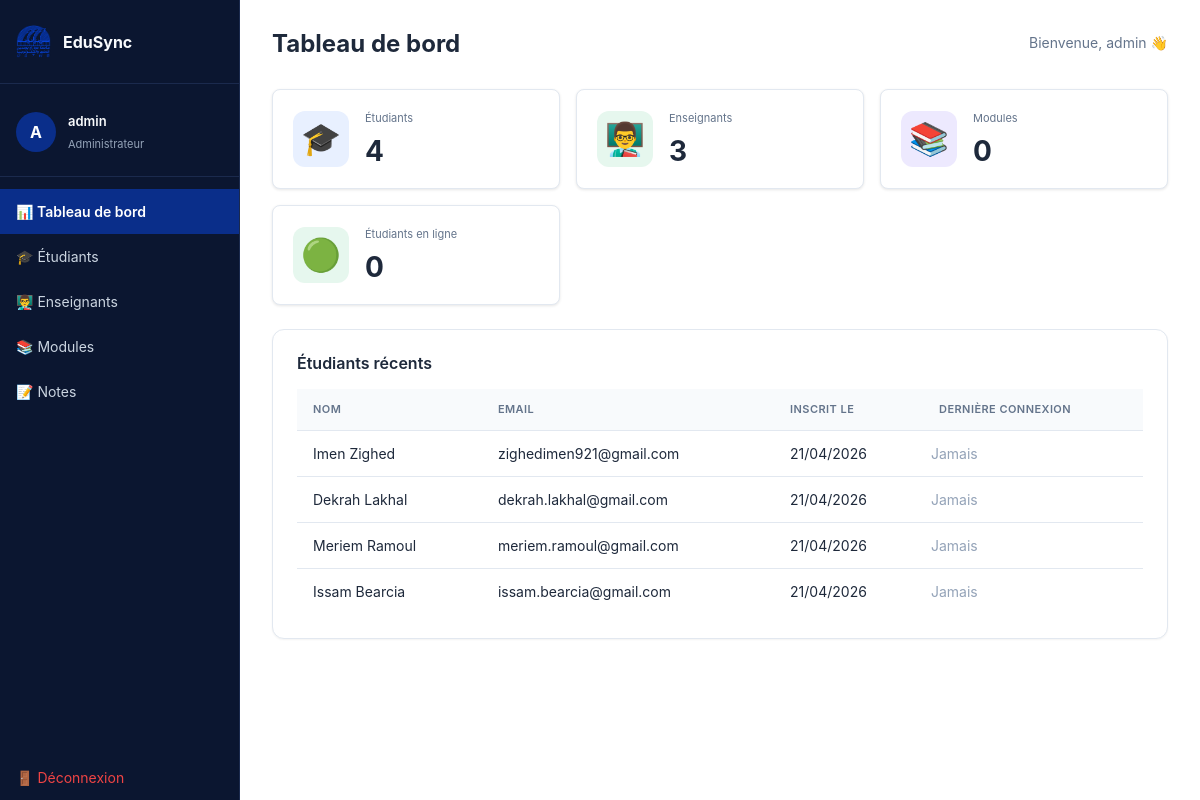
Screenshot of /admin/dashboard.php (signed in) with the database file from the repository.
### tables this page shows
CREATE TABLE IF NOT EXISTS students (
    id          INT AUTO_INCREMENT PRIMARY KEY,
    last_name             VARCHAR(80)  NOT NULL,
    first_name            VARCHAR(80)  NOT NULL,
    email                 VARCHAR(120) NOT NULL UNIQUE,
    profile_image         VARCHAR(255) DEFAULT NULL,
    student_number        VARCHAR(20)  NOT NULL UNIQUE,
    birth_date            DATE,
    password_hash         VARCHAR(255) NOT NULL,
    must_change_password  TINYINT(1)   NOT NULL DEFAULT 1,
    last_login            DATETIME DEFAULT NULL,
    last_activity         DATETIME DEFAULT NULL,
    is_active             TINYINT(1)   NOT NULL DEFAULT 1,
    created_at            TIMESTAMP    DEFAULT CURRENT_TIMESTAMP
);

### admin/dashboard.php (the view, shortened to what this page needs)
<?php
require_once '../config/db.php';
require_once '../includes/header.php';
$total_students = $pdo->query("SELECT COUNT(*) FROM students")->fetchColumn();
$total_teachers = $pdo->query("SELECT COUNT(*) FROM teachers")->fetchColumn();
$total_modules  = $pdo->query("SELECT COUNT(*) FROM modules")->fetchColumn();
$online_students = $pdo->query("
    SELECT COUNT(*) FROM students
    WHERE last_activity IS NOT NULL
    AND last_activity > DATE_SUB(NOW(), INTERVAL 30 MINUTE)
")->fetchColumn();
$recent_students = $pdo->query("
    SELECT first_name, last_name, email, created_at, last_login
    FROM students
    ORDER BY created_at DESC
    LIMIT 5
")->fetchAll();
?>
<div class="page-header">
    <h1>Tableau de bord</h1>
    <p>Bienvenue, <?= htmlspecialchars($_SESSION['user_name']) ?> 👋</p>
</div>
<div class="stats-grid">
    <div class="stat-card">
        <div class="stat-icon blue">🎓</div>
        <div class="stat-info">
            <p>Étudiants</p>
            <h2><?= $total_students ?></h2>
        </div>
    </div>
    <div class="stat-card">
        <div class="stat-icon green">👨‍🏫</div>
        <div class="stat-info">
            <p>Enseignants</p>
            <h2><?= $total_teachers ?></h2>
        </div>
    </div>
    <div class="stat-card">
        <div class="stat-icon purple">📚</div>
        <div class="stat-info">
            <p>Modules</p>
            <h2><?= $total_modules ?></h2>
        </div>
    </div>
    <div class="stat-card">
        <div class="stat-icon green">🟢</div>
        <div class="stat-info">
            <p>Étudiants en ligne</p>
            <h2><?= $online_students ?></h2>
        </div>
    </div>
</div>
<div class="card">
    <h3>Étudiants récents</h3>
    <table>
        <thead>
            <tr>
                <th>Nom</th>
                <th>Email</th>
                <th>Inscrit le</th>
                <th>Dernière connexion</th>
            </tr>
        </thead>
        <tbody>
            <?php foreach ($recent_students as $s): ?>
            <tr>
                <td><?= htmlspecialchars($s['first_name'] . ' ' . $s['last_name']) ?></td>
                <td><?= htmlspecialchars($s['email']) ?></td>
                <td><?= date('d/m/Y', strtotime($s['created_at'])) ?></td>
                <td>
                    <?php
                        if ($s['last_login']) {
                            echo date('d/m/Y H:i', strtotime($s['last_login']));
                        } else {
                            echo '<span style="color: #94a3b8;">Jamais</span>';
                        }
                    ?>
                </td>
            </tr>
            <?php endforeach; ?>
        </tbody>
    </table>
</div>
<?php require_once '../includes/footer.php'; ?>

### assets/css/colors.css (style rules this page uses)
:root { --primary: #3b82f6; --primary-light: #eff6ff; --success: #10b981; --success-dark: #166534; --success-light: #16a34a; --danger: #ef4444; --danger-dark: #991b1b; --warning: #f59e0b; --warning-light: #fbbf24; --info: #06b6d4; --dark: #0f172a; --gray-100: #f1f5f9; --gray-200: #e2e8f0; --gray-300: #cbd5e1; --gray-400: #94a3b8; --gray-500: #64748b; --gray-600: #475569; --light: #f8fafc; --online: #10b981; --offline: #cbd5e1; --offline-text: #475569; --never: #94a3b8; }

### assets/css/admin.css (style rules this page uses)
.stats-grid { display: grid; grid-template-columns: repeat(auto-fit, minmax(250px, 1fr)); gap: 16px; margin-bottom: 24px; }
.stat-card { background: white; border: 1px solid var(--gray-200); border-radius: 8px; padding: 20px; box-shadow: 0 1px 3px rgba(0, 0, 0, 0.1); }

### assets/css/variables.css (style rules this page uses)
:root { --color-primary: #0A2E8A; --color-primary-dark: #08225a; --color-primary-light: #e8f0ff; --color-text: #1e293b; --color-text-secondary: #64748b; --color-text-tertiary: #94a3b8; --color-bg-white: #fff; --color-bg-secondary: #f8fafc; --color-bg-dark: #0f172a; --color-border: #d1d5db; --color-border-light: #e2e8f0; --color-green: #10b981; --color-green-light: #e6f7ee; --color-amber: #f59e0b; --color-amber-light: #fef3e0; --color-red: #ef4444; --color-red-light: #fee2e2; --color-purple: #8b5cf6; --color-purple-light: #ede9fe; --color-coral: #ff6b6b; --color-coral-light: #ffe0e0; --shadow-sm: 0 1px 2px rgba(0, 0, 0, 0.05); --shadow-md: 0 4px 6px rgba(0, 0, 0, 0.1); --shadow-lg: 0 10px 40px rgba(0, 0, 0, 0.2); --radius-md: 6px; --radius-lg: 12px; --font-family: -apple-system, BlinkMacSystemFont, "Segoe UI", Roboto, "Helvetica Neue", Arial, sans-serif; --font-size-xs: 11px; --font-size-sm: 12px; --font-size-base: 13px; --font-size-md: 14px; --font-size-lg: 16px; --font-size-xl: 18px; --font-size-2xl: 24px; --font-size-3xl: 28px; --spacing-xs: 4px; --spacing-sm: 8px; --spacing-md: 12px; --spacing-lg: 16px; --spacing-xl: 20px; --spacing-2xl: 24px; --spacing-3xl: 32px; --transition-fast: 0.15s ease; --transition-normal: 0.3s ease; --transition-slow: 0.6s ease; --sidebar-width: 240px; --navbar-height: 62px; --max-content-width: 1040px; }

### assets/css/global.css (style rules this page uses)
* { margin: 0; padding: 0; box-sizing: border-box; }
html { scroll-behavior: smooth; }
body { font-family: var(--font-family); font-size: var(--font-size-md); color: var(--color-text); background: var(--color-bg-white); line-height: 1.5; }
h1, h2, h3, h4, h5, h6 { font-weight: 600; line-height: 1.2; }
h1 { font-size: var(--font-size-3xl); }
h2 { font-size: var(--font-size-2xl); }
h3 { font-size: var(--font-size-lg); }
p { margin-bottom: var(--spacing-md); }
table { width: 100%; border-collapse: collapse; font-size: var(--font-size-md); }
thead tr { background: var(--color-bg-secondary); }
th, td { padding: var(--spacing-md) var(--spacing-lg); text-align: left; border-bottom: 1px solid var(--color-border-light); }
th { font-weight: 600; color: var(--color-text-secondary); font-size: var(--font-size-xs); text-transform: uppercase; letter-spacing: 0.04em; }
tr:last-child td { border-bottom: none; }

### assets/css/components.css (style rules this page uses)
.card { background: var(--color-bg-white); border-radius: var(--radius-lg); padding: var(--spacing-2xl); box-shadow: var(--shadow-sm); border: 1px solid var(--color-border-light); }
.card h3 { font-size: var(--font-size-lg); font-weight: 600; margin-bottom: var(--spacing-lg); color: var(--color-text); }
.stat-card { background: var(--color-bg-white); border-radius: var(--radius-lg); padding: var(--spacing-2xl); display: flex; align-items: center; gap: var(--spacing-lg); box-shadow: var(--shadow-sm); }
.stat-icon { font-size: 32px; width: 56px; height: 56px; border-radius: var(--radius-lg); display: flex; align-items: center; justify-content: center; flex-shrink: 0; }
.stat-icon.blue { background: var(--color-primary-light); }
.stat-icon.green { background: var(--color-green-light); }
.stat-icon.purple { background: var(--color-purple-light); }
.stat-info p { font-size: var(--font-size-xs); color: var(--color-text-secondary); margin-bottom: var(--spacing-sm); }
.stat-info h2 { font-size: var(--font-size-3xl); font-weight: 700; color: var(--color-text); }
table td:last-child { width: auto; min-width: auto; }

### rows the page displays
students: first_name+last_name "Imen Zighed", email "zighedimen921@gmail.com", created_at "21/04/2026", shows "Jamais"
students: first_name+last_name "Dekrah Lakhal", email "dekrah.lakhal@gmail.com", created_at "21/04/2026", shows "Jamais"
students: first_name+last_name "Meriem Ramoul", email "meriem.ramoul@gmail.com", created_at "21/04/2026", shows "Jamais"
students: first_name+last_name "Issam Bearcia", email "issam.bearcia@gmail.com", created_at "21/04/2026", shows "Jamais"

### other values shown
substr($_SESSION['user_name'], 0, 1) "A"
$_SESSION['user_name'] "admin"
$total_students "4"
$total_teachers "3"
$total_modules "0"
$online_students "0"
